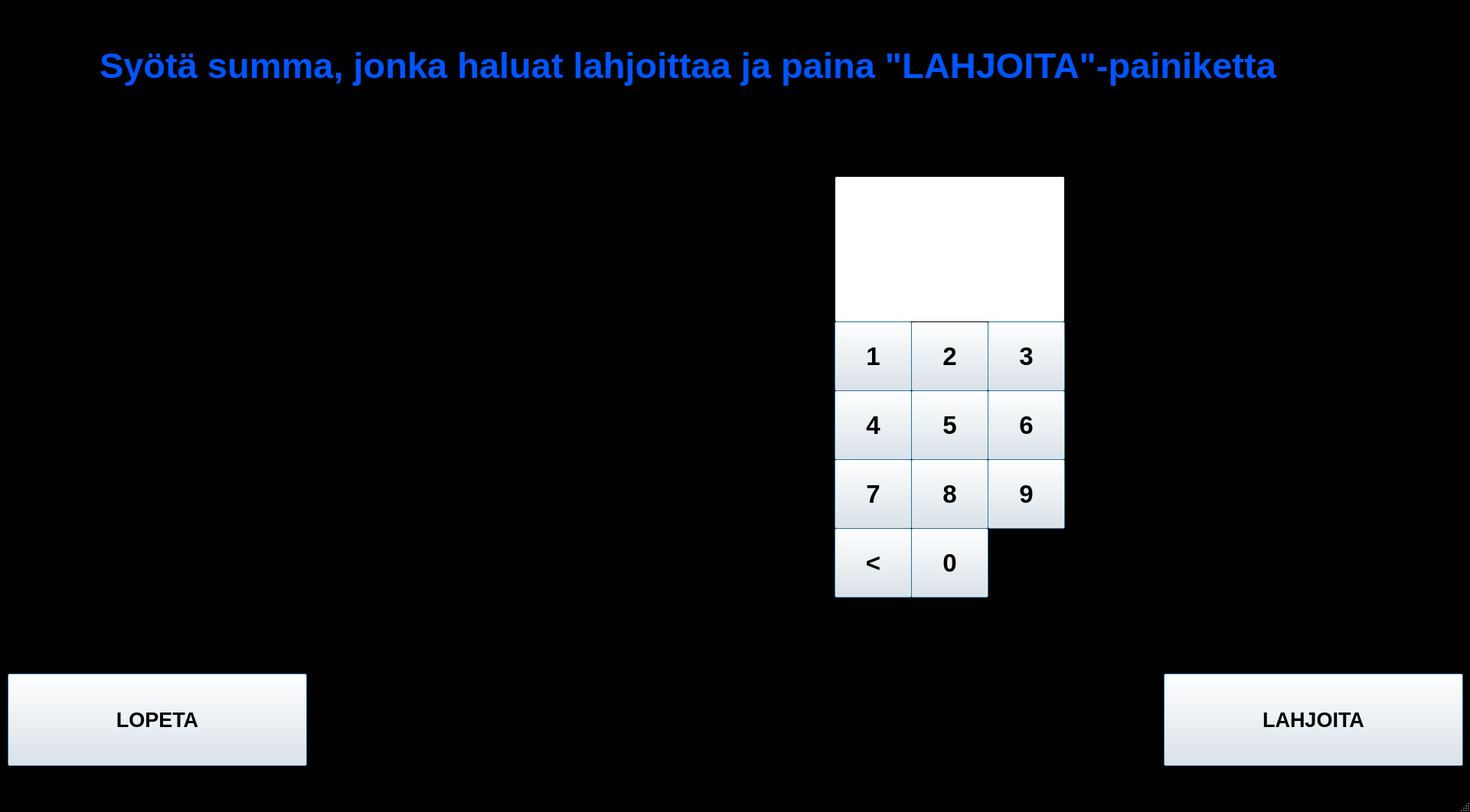
<?xml version="1.0" encoding="UTF-8"?>
<ui version="4.0">
 <class>lahjoita</class>
 <widget class="QMainWindow" name="lahjoita">
  <property name="geometry">
   <rect>
    <x>0</x>
    <y>0</y>
    <width>1920</width>
    <height>1061</height>
   </rect>
  </property>
  <property name="palette">
   <palette>
    <active>
     <colorrole role="Base">
      <brush brushstyle="SolidPattern">
       <color alpha="255">
        <red>255</red>
        <green>255</green>
        <blue>255</blue>
       </color>
      </brush>
     </colorrole>
     <colorrole role="Window">
      <brush brushstyle="SolidPattern">
       <color alpha="255">
        <red>0</red>
        <green>0</green>
        <blue>0</blue>
       </color>
      </brush>
     </colorrole>
    </active>
    <inactive>
     <colorrole role="Base">
      <brush brushstyle="SolidPattern">
       <color alpha="255">
        <red>255</red>
        <green>255</green>
        <blue>255</blue>
       </color>
      </brush>
     </colorrole>
     <colorrole role="Window">
      <brush brushstyle="SolidPattern">
       <color alpha="255">
        <red>0</red>
        <green>0</green>
        <blue>0</blue>
       </color>
      </brush>
     </colorrole>
    </inactive>
    <disabled>
     <colorrole role="Base">
      <brush brushstyle="SolidPattern">
       <color alpha="255">
        <red>0</red>
        <green>0</green>
        <blue>0</blue>
       </color>
      </brush>
     </colorrole>
     <colorrole role="Window">
      <brush brushstyle="SolidPattern">
       <color alpha="255">
        <red>0</red>
        <green>0</green>
        <blue>0</blue>
       </color>
      </brush>
     </colorrole>
    </disabled>
   </palette>
  </property>
  <property name="windowTitle">
   <string>MainWindow</string>
  </property>
  <widget class="QWidget" name="centralwidget">
   <widget class="QPushButton" name="nappikorjaalahj">
    <property name="geometry">
     <rect>
      <x>1090</x>
      <y>690</y>
      <width>101</width>
      <height>91</height>
     </rect>
    </property>
    <property name="font">
     <font>
      <pointsize>25</pointsize>
      <weight>75</weight>
      <bold>true</bold>
     </font>
    </property>
    <property name="cursor">
     <cursorShape>PointingHandCursor</cursorShape>
    </property>
    <property name="text">
     <string>&lt;</string>
    </property>
    <property name="default">
     <bool>true</bool>
    </property>
   </widget>
   <widget class="QPushButton" name="numero2lahj">
    <property name="geometry">
     <rect>
      <x>1190</x>
      <y>420</y>
      <width>101</width>
      <height>91</height>
     </rect>
    </property>
    <property name="font">
     <font>
      <pointsize>25</pointsize>
      <weight>75</weight>
      <bold>true</bold>
     </font>
    </property>
    <property name="cursor">
     <cursorShape>PointingHandCursor</cursorShape>
    </property>
    <property name="text">
     <string>2</string>
    </property>
    <property name="autoDefault">
     <bool>false</bool>
    </property>
    <property name="default">
     <bool>true</bool>
    </property>
   </widget>
   <widget class="QPushButton" name="numero0lahj">
    <property name="geometry">
     <rect>
      <x>1190</x>
      <y>690</y>
      <width>101</width>
      <height>91</height>
     </rect>
    </property>
    <property name="font">
     <font>
      <pointsize>25</pointsize>
      <weight>75</weight>
      <bold>true</bold>
     </font>
    </property>
    <property name="cursor">
     <cursorShape>PointingHandCursor</cursorShape>
    </property>
    <property name="text">
     <string>0</string>
    </property>
    <property name="default">
     <bool>true</bool>
    </property>
   </widget>
   <widget class="QLineEdit" name="hankiSummalahj">
    <property name="geometry">
     <rect>
      <x>1090</x>
      <y>230</y>
      <width>301</width>
      <height>191</height>
     </rect>
    </property>
    <property name="sizePolicy">
     <sizepolicy hsizetype="Expanding" vsizetype="Preferred">
      <horstretch>0</horstretch>
      <verstretch>0</verstretch>
     </sizepolicy>
    </property>
    <property name="font">
     <font>
      <pointsize>50</pointsize>
      <weight>75</weight>
      <bold>true</bold>
     </font>
    </property>
    <property name="cursor">
     <cursorShape>CrossCursor</cursorShape>
    </property>
    <property name="layoutDirection">
     <enum>Qt::LeftToRight</enum>
    </property>
    <property name="text">
     <string/>
    </property>
    <property name="frame">
     <bool>true</bool>
    </property>
    <property name="alignment">
     <set>Qt::AlignCenter</set>
    </property>
   </widget>
   <widget class="QLabel" name="otsikko1">
    <property name="geometry">
     <rect>
      <x>130</x>
      <y>50</y>
      <width>1661</width>
      <height>71</height>
     </rect>
    </property>
    <property name="palette">
     <palette>
      <active>
       <colorrole role="WindowText">
        <brush brushstyle="SolidPattern">
         <color alpha="255">
          <red>0</red>
          <green>85</green>
          <blue>255</blue>
         </color>
        </brush>
       </colorrole>
       <colorrole role="Button">
        <brush brushstyle="SolidPattern">
         <color alpha="255">
          <red>0</red>
          <green>85</green>
          <blue>255</blue>
         </color>
        </brush>
       </colorrole>
       <colorrole role="Light">
        <brush brushstyle="SolidPattern">
         <color alpha="255">
          <red>127</red>
          <green>170</green>
          <blue>255</blue>
         </color>
        </brush>
       </colorrole>
       <colorrole role="Midlight">
        <brush brushstyle="SolidPattern">
         <color alpha="255">
          <red>63</red>
          <green>127</green>
          <blue>255</blue>
         </color>
        </brush>
       </colorrole>
       <colorrole role="Dark">
        <brush brushstyle="SolidPattern">
         <color alpha="255">
          <red>0</red>
          <green>42</green>
          <blue>127</blue>
         </color>
        </brush>
       </colorrole>
       <colorrole role="Mid">
        <brush brushstyle="SolidPattern">
         <color alpha="255">
          <red>0</red>
          <green>56</green>
          <blue>170</blue>
         </color>
        </brush>
       </colorrole>
       <colorrole role="Text">
        <brush brushstyle="SolidPattern">
         <color alpha="255">
          <red>0</red>
          <green>0</green>
          <blue>0</blue>
         </color>
        </brush>
       </colorrole>
       <colorrole role="BrightText">
        <brush brushstyle="SolidPattern">
         <color alpha="255">
          <red>255</red>
          <green>255</green>
          <blue>255</blue>
         </color>
        </brush>
       </colorrole>
       <colorrole role="ButtonText">
        <brush brushstyle="SolidPattern">
         <color alpha="255">
          <red>0</red>
          <green>0</green>
          <blue>0</blue>
         </color>
        </brush>
       </colorrole>
       <colorrole role="Base">
        <brush brushstyle="SolidPattern">
         <color alpha="255">
          <red>255</red>
          <green>255</green>
          <blue>255</blue>
         </color>
        </brush>
       </colorrole>
       <colorrole role="Window">
        <brush brushstyle="SolidPattern">
         <color alpha="255">
          <red>0</red>
          <green>85</green>
          <blue>255</blue>
         </color>
        </brush>
       </colorrole>
       <colorrole role="Shadow">
        <brush brushstyle="SolidPattern">
         <color alpha="255">
          <red>0</red>
          <green>0</green>
          <blue>0</blue>
         </color>
        </brush>
       </colorrole>
       <colorrole role="AlternateBase">
        <brush brushstyle="SolidPattern">
         <color alpha="255">
          <red>127</red>
          <green>170</green>
          <blue>255</blue>
         </color>
        </brush>
       </colorrole>
       <colorrole role="NoRole">
        <brush brushstyle="SolidPattern">
         <color alpha="255">
          <red>255</red>
          <green>255</green>
          <blue>255</blue>
         </color>
        </brush>
       </colorrole>
       <colorrole role="ToolTipBase">
        <brush brushstyle="SolidPattern">
         <color alpha="255">
          <red>255</red>
          <green>255</green>
          <blue>220</blue>
         </color>
        </brush>
       </colorrole>
       <colorrole role="ToolTipText">
        <brush brushstyle="SolidPattern">
         <color alpha="255">
          <red>0</red>
          <green>0</green>
          <blue>0</blue>
         </color>
        </brush>
       </colorrole>
      </active>
      <inactive>
       <colorrole role="WindowText">
        <brush brushstyle="SolidPattern">
         <color alpha="255">
          <red>0</red>
          <green>85</green>
          <blue>255</blue>
         </color>
        </brush>
       </colorrole>
       <colorrole role="Button">
        <brush brushstyle="SolidPattern">
         <color alpha="255">
          <red>0</red>
          <green>85</green>
          <blue>255</blue>
         </color>
        </brush>
       </colorrole>
       <colorrole role="Light">
        <brush brushstyle="SolidPattern">
         <color alpha="255">
          <red>127</red>
          <green>170</green>
          <blue>255</blue>
         </color>
        </brush>
       </colorrole>
       <colorrole role="Midlight">
        <brush brushstyle="SolidPattern">
         <color alpha="255">
          <red>63</red>
          <green>127</green>
          <blue>255</blue>
         </color>
        </brush>
       </colorrole>
       <colorrole role="Dark">
        <brush brushstyle="SolidPattern">
         <color alpha="255">
          <red>0</red>
          <green>42</green>
          <blue>127</blue>
         </color>
        </brush>
       </colorrole>
       <colorrole role="Mid">
        <brush brushstyle="SolidPattern">
         <color alpha="255">
          <red>0</red>
          <green>56</green>
          <blue>170</blue>
         </color>
        </brush>
       </colorrole>
       <colorrole role="Text">
        <brush brushstyle="SolidPattern">
         <color alpha="255">
          <red>0</red>
          <green>0</green>
          <blue>0</blue>
         </color>
        </brush>
       </colorrole>
       <colorrole role="BrightText">
        <brush brushstyle="SolidPattern">
         <color alpha="255">
          <red>255</red>
          <green>255</green>
          <blue>255</blue>
         </color>
        </brush>
       </colorrole>
       <colorrole role="ButtonText">
        <brush brushstyle="SolidPattern">
         <color alpha="255">
          <red>0</red>
          <green>0</green>
          <blue>0</blue>
         </color>
        </brush>
       </colorrole>
       <colorrole role="Base">
        <brush brushstyle="SolidPattern">
         <color alpha="255">
          <red>255</red>
          <green>255</green>
          <blue>255</blue>
         </color>
        </brush>
       </colorrole>
       <colorrole role="Window">
        <brush brushstyle="SolidPattern">
         <color alpha="255">
          <red>0</red>
          <green>85</green>
          <blue>255</blue>
         </color>
        </brush>
       </colorrole>
       <colorrole role="Shadow">
        <brush brushstyle="SolidPattern">
         <color alpha="255">
          <red>0</red>
          <green>0</green>
          <blue>0</blue>
         </color>
        </brush>
       </colorrole>
       <colorrole role="AlternateBase">
        <brush brushstyle="SolidPattern">
         <color alpha="255">
          <red>127</red>
          <green>170</green>
          <blue>255</blue>
         </color>
        </brush>
       </colorrole>
       <colorrole role="NoRole">
        <brush brushstyle="SolidPattern">
         <color alpha="255">
          <red>255</red>
          <green>255</green>
          <blue>255</blue>
         </color>
        </brush>
       </colorrole>
       <colorrole role="ToolTipBase">
        <brush brushstyle="SolidPattern">
         <color alpha="255">
          <red>255</red>
          <green>255</green>
          <blue>220</blue>
         </color>
        </brush>
       </colorrole>
       <colorrole role="ToolTipText">
        <brush brushstyle="SolidPattern">
         <color alpha="255">
          <red>0</red>
          <green>0</green>
          <blue>0</blue>
         </color>
        </brush>
       </colorrole>
      </inactive>
      <disabled>
       <colorrole role="WindowText">
        <brush brushstyle="SolidPattern">
         <color alpha="255">
          <red>0</red>
          <green>42</green>
          <blue>127</blue>
         </color>
        </brush>
       </colorrole>
       <colorrole role="Button">
        <brush brushstyle="SolidPattern">
         <color alpha="255">
          <red>0</red>
          <green>85</green>
          <blue>255</blue>
         </color>
        </brush>
       </colorrole>
       <colorrole role="Light">
        <brush brushstyle="SolidPattern">
         <color alpha="255">
          <red>127</red>
          <green>170</green>
          <blue>255</blue>
         </color>
        </brush>
       </colorrole>
       <colorrole role="Midlight">
        <brush brushstyle="SolidPattern">
         <color alpha="255">
          <red>63</red>
          <green>127</green>
          <blue>255</blue>
         </color>
        </brush>
       </colorrole>
       <colorrole role="Dark">
        <brush brushstyle="SolidPattern">
         <color alpha="255">
          <red>0</red>
          <green>42</green>
          <blue>127</blue>
         </color>
        </brush>
       </colorrole>
       <colorrole role="Mid">
        <brush brushstyle="SolidPattern">
         <color alpha="255">
          <red>0</red>
          <green>56</green>
          <blue>170</blue>
         </color>
        </brush>
       </colorrole>
       <colorrole role="Text">
        <brush brushstyle="SolidPattern">
         <color alpha="255">
          <red>0</red>
          <green>42</green>
          <blue>127</blue>
         </color>
        </brush>
       </colorrole>
       <colorrole role="BrightText">
        <brush brushstyle="SolidPattern">
         <color alpha="255">
          <red>255</red>
          <green>255</green>
          <blue>255</blue>
         </color>
        </brush>
       </colorrole>
       <colorrole role="ButtonText">
        <brush brushstyle="SolidPattern">
         <color alpha="255">
          <red>0</red>
          <green>42</green>
          <blue>127</blue>
         </color>
        </brush>
       </colorrole>
       <colorrole role="Base">
        <brush brushstyle="SolidPattern">
         <color alpha="255">
          <red>0</red>
          <green>85</green>
          <blue>255</blue>
         </color>
        </brush>
       </colorrole>
       <colorrole role="Window">
        <brush brushstyle="SolidPattern">
         <color alpha="255">
          <red>0</red>
          <green>85</green>
          <blue>255</blue>
         </color>
        </brush>
       </colorrole>
       <colorrole role="Shadow">
        <brush brushstyle="SolidPattern">
         <color alpha="255">
          <red>0</red>
          <green>0</green>
          <blue>0</blue>
         </color>
        </brush>
       </colorrole>
       <colorrole role="AlternateBase">
        <brush brushstyle="SolidPattern">
         <color alpha="255">
          <red>0</red>
          <green>85</green>
          <blue>255</blue>
         </color>
        </brush>
       </colorrole>
       <colorrole role="NoRole">
        <brush brushstyle="SolidPattern">
         <color alpha="255">
          <red>255</red>
          <green>255</green>
          <blue>255</blue>
         </color>
        </brush>
       </colorrole>
       <colorrole role="ToolTipBase">
        <brush brushstyle="SolidPattern">
         <color alpha="255">
          <red>255</red>
          <green>255</green>
          <blue>220</blue>
         </color>
        </brush>
       </colorrole>
       <colorrole role="ToolTipText">
        <brush brushstyle="SolidPattern">
         <color alpha="255">
          <red>0</red>
          <green>0</green>
          <blue>0</blue>
         </color>
        </brush>
       </colorrole>
      </disabled>
     </palette>
    </property>
    <property name="font">
     <font>
      <pointsize>35</pointsize>
      <weight>75</weight>
      <bold>true</bold>
     </font>
    </property>
    <property name="text">
     <string>Syötä summa, jonka haluat lahjoittaa ja paina &quot;LAHJOITA&quot;-painiketta</string>
    </property>
   </widget>
   <widget class="QPushButton" name="numero8lahj">
    <property name="geometry">
     <rect>
      <x>1190</x>
      <y>600</y>
      <width>101</width>
      <height>91</height>
     </rect>
    </property>
    <property name="font">
     <font>
      <pointsize>25</pointsize>
      <weight>75</weight>
      <bold>true</bold>
     </font>
    </property>
    <property name="cursor">
     <cursorShape>PointingHandCursor</cursorShape>
    </property>
    <property name="text">
     <string>8</string>
    </property>
    <property name="default">
     <bool>true</bool>
    </property>
   </widget>
   <widget class="QPushButton" name="numero3lahj">
    <property name="geometry">
     <rect>
      <x>1290</x>
      <y>420</y>
      <width>101</width>
      <height>91</height>
     </rect>
    </property>
    <property name="font">
     <font>
      <pointsize>25</pointsize>
      <weight>75</weight>
      <bold>true</bold>
     </font>
    </property>
    <property name="cursor">
     <cursorShape>PointingHandCursor</cursorShape>
    </property>
    <property name="text">
     <string>3</string>
    </property>
    <property name="default">
     <bool>true</bool>
    </property>
   </widget>
   <widget class="QPushButton" name="numero4lahj">
    <property name="geometry">
     <rect>
      <x>1090</x>
      <y>510</y>
      <width>101</width>
      <height>91</height>
     </rect>
    </property>
    <property name="font">
     <font>
      <pointsize>25</pointsize>
      <weight>75</weight>
      <bold>true</bold>
     </font>
    </property>
    <property name="cursor">
     <cursorShape>PointingHandCursor</cursorShape>
    </property>
    <property name="text">
     <string>4</string>
    </property>
    <property name="default">
     <bool>true</bool>
    </property>
   </widget>
   <widget class="QPushButton" name="numero6lahj">
    <property name="geometry">
     <rect>
      <x>1290</x>
      <y>510</y>
      <width>101</width>
      <height>91</height>
     </rect>
    </property>
    <property name="font">
     <font>
      <pointsize>25</pointsize>
      <weight>75</weight>
      <bold>true</bold>
     </font>
    </property>
    <property name="cursor">
     <cursorShape>PointingHandCursor</cursorShape>
    </property>
    <property name="text">
     <string>6</string>
    </property>
    <property name="default">
     <bool>true</bool>
    </property>
   </widget>
   <widget class="QLabel" name="label">
    <property name="geometry">
     <rect>
      <x>240</x>
      <y>230</y>
      <width>851</width>
      <height>551</height>
     </rect>
    </property>
    <property name="text">
     <string/>
    </property>
   </widget>
   <widget class="QPushButton" name="nappiPalaa">
    <property name="geometry">
     <rect>
      <x>10</x>
      <y>880</y>
      <width>391</width>
      <height>121</height>
     </rect>
    </property>
    <property name="font">
     <font>
      <pointsize>20</pointsize>
      <weight>75</weight>
      <bold>true</bold>
     </font>
    </property>
    <property name="text">
     <string>LOPETA</string>
    </property>
    <property name="default">
     <bool>true</bool>
    </property>
   </widget>
   <widget class="QPushButton" name="numero7lahj">
    <property name="geometry">
     <rect>
      <x>1090</x>
      <y>600</y>
      <width>101</width>
      <height>91</height>
     </rect>
    </property>
    <property name="font">
     <font>
      <pointsize>25</pointsize>
      <weight>75</weight>
      <bold>true</bold>
     </font>
    </property>
    <property name="cursor">
     <cursorShape>PointingHandCursor</cursorShape>
    </property>
    <property name="text">
     <string>7</string>
    </property>
    <property name="default">
     <bool>true</bool>
    </property>
   </widget>
   <widget class="QPushButton" name="numero5lahj">
    <property name="geometry">
     <rect>
      <x>1190</x>
      <y>510</y>
      <width>101</width>
      <height>91</height>
     </rect>
    </property>
    <property name="font">
     <font>
      <pointsize>25</pointsize>
      <weight>75</weight>
      <bold>true</bold>
     </font>
    </property>
    <property name="cursor">
     <cursorShape>PointingHandCursor</cursorShape>
    </property>
    <property name="text">
     <string>5</string>
    </property>
    <property name="default">
     <bool>true</bool>
    </property>
   </widget>
   <widget class="QPushButton" name="numero1lahj">
    <property name="geometry">
     <rect>
      <x>1090</x>
      <y>420</y>
      <width>101</width>
      <height>91</height>
     </rect>
    </property>
    <property name="font">
     <font>
      <pointsize>25</pointsize>
      <weight>75</weight>
      <bold>true</bold>
     </font>
    </property>
    <property name="cursor">
     <cursorShape>PointingHandCursor</cursorShape>
    </property>
    <property name="text">
     <string>1</string>
    </property>
    <property name="default">
     <bool>true</bool>
    </property>
    <property name="flat">
     <bool>false</bool>
    </property>
   </widget>
   <widget class="QPushButton" name="numero9lahj">
    <property name="geometry">
     <rect>
      <x>1290</x>
      <y>600</y>
      <width>101</width>
      <height>91</height>
     </rect>
    </property>
    <property name="font">
     <font>
      <pointsize>25</pointsize>
      <weight>75</weight>
      <bold>true</bold>
     </font>
    </property>
    <property name="cursor">
     <cursorShape>PointingHandCursor</cursorShape>
    </property>
    <property name="text">
     <string>9</string>
    </property>
    <property name="default">
     <bool>true</bool>
    </property>
   </widget>
   <widget class="QPushButton" name="nappiLahjoita">
    <property name="geometry">
     <rect>
      <x>1520</x>
      <y>880</y>
      <width>391</width>
      <height>121</height>
     </rect>
    </property>
    <property name="font">
     <font>
      <pointsize>20</pointsize>
      <weight>75</weight>
      <bold>true</bold>
     </font>
    </property>
    <property name="text">
     <string>LAHJOITA</string>
    </property>
    <property name="default">
     <bool>true</bool>
    </property>
   </widget>
  </widget>
  <widget class="QMenuBar" name="menubar">
   <property name="geometry">
    <rect>
     <x>0</x>
     <y>0</y>
     <width>1920</width>
     <height>21</height>
    </rect>
   </property>
  </widget>
  <widget class="QStatusBar" name="statusbar"/>
 </widget>
 <resources/>
 <connections/>
</ui>
